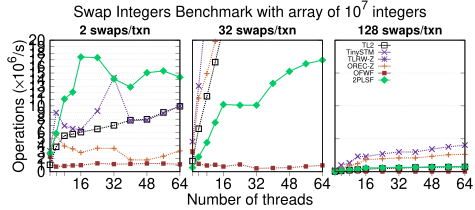

Reproduce this figure in gnuplot.
set term postscript color eps enhanced 22
set output "sps-integer-cervino.eps"

set size 0.95,0.6

X=0.1
W=0.26
M=0.025

load "styles.inc"

set tmargin 11.8
set bmargin 2.5

set multiplot layout 1,3

unset key

set grid ytics

set xtics ("" 1, "" 4, "" 8, 16, 32, 48, 64) nomirror out offset -0.25,0.5
set label at screen 0.5,0.03 center "Number of threads"
set label at screen 0.5,0.57 center "Swap Integers Benchmark with array of 10^{7} integers"

set xrange [1:64]

# First row

set lmargin at screen X
set rmargin at screen X+W

set ylabel offset 1.0,0 "Operations ({/Symbol \264}10^6/s)"
set ytics 1 offset 0.5,0
set format y "%g"
set yrange [0:20]
set grid mytics

set label at graph 0.5,1.075 center font "Helvetica-bold,18" "2 swaps/txn"

set key at graph 0.99,0.99 samplen 1.5

plot \
    '../data/cervino/sps-integer-tl2orig.txt'       using 1:($2/(1e6*2)) with linespoints notitle ls 1  lw 3 dt (1,1), \
    '../data/cervino/sps-integer-tiny.txt'          using 1:($2/(1e6*2)) with linespoints notitle ls 3  lw 3 dt (1,1), \
    '../data/cervino/sps-integer-tlrweager.txt'     using 1:($2/(1e6*2)) with linespoints notitle ls 4  lw 3 dt (1,1), \
    '../data/cervino/sps-integer-oreceager.txt'     using 1:($2/(1e6*2)) with linespoints notitle ls 5  lw 3 dt (1,1), \
    '../data/cervino/sps-integer-ofwf.txt'          using 1:($2/(1e6*2)) with linespoints notitle ls 7  lw 3 dt (1,1), \
    '../data/cervino/sps-integer-2plundodistsf.txt' using 1:($2/(1e6*2)) with linespoints notitle ls 10 lw 3 dt 1

set mytics 1
set grid nomytics

unset ylabel
set ytics format ""

set lmargin at screen X+(W+M)
set rmargin at screen X+(W+M)+W

unset label

set ytics 1 offset 0.5,0
set yrange [0:1]
set style textbox opaque noborder fillcolor rgb "white"
set label at first 1,25 front boxed left offset -0.5,0 "25"
set label at graph 0.5,1.075 center font "Helvetica-bold,18" "32 swaps/txn"

plot \
    '../data/cervino/sps-integer-tl2orig.txt'       using 1:($3/(1e6*32)) with linespoints notitle ls 1  lw 3 dt (1,1), \
    '../data/cervino/sps-integer-tiny.txt'          using 1:($3/(1e6*32)) with linespoints notitle ls 3  lw 3 dt (1,1), \
    '../data/cervino/sps-integer-tlrweager.txt'     using 1:($3/(1e6*32)) with linespoints notitle ls 4  lw 3 dt (1,1), \
    '../data/cervino/sps-integer-oreceager.txt'     using 1:($3/(1e6*32)) with linespoints notitle ls 5  lw 3 dt (1,1), \
    '../data/cervino/sps-integer-ofwf.txt'          using 1:($3/(1e6*32)) with linespoints notitle ls 7  lw 3 dt (1,1), \
    '../data/cervino/sps-integer-2plundodistsf.txt' using 1:($3/(1e6*32)) with linespoints notitle ls 10 lw 3 dt 1


set lmargin at screen X+2*(W+M)
set rmargin at screen X+2*(W+M)+W

unset label
set ytics 1 offset 0.5,0
set yrange [0:4]
set style textbox opaque noborder fillcolor rgb "white"
set label at first 1,60 front boxed left offset -0.5,0 "60"
set label at graph 0.5,1.075 center font "Helvetica-bold,18" "128 swaps/txn"

plot \
    '../data/cervino/sps-integer-tl2orig.txt'       using 1:($4/(1e6*128)) with linespoints notitle ls 1  lw 3 dt (1,1), \
    '../data/cervino/sps-integer-tiny.txt'          using 1:($4/(1e6*128)) with linespoints notitle ls 3  lw 3 dt (1,1), \
    '../data/cervino/sps-integer-tlrweager.txt'     using 1:($4/(1e6*128)) with linespoints notitle ls 4  lw 3 dt (1,1), \
    '../data/cervino/sps-integer-oreceager.txt'     using 1:($4/(1e6*128)) with linespoints notitle ls 5  lw 3 dt (1,1), \
    '../data/cervino/sps-integer-ofwf.txt'          using 1:($4/(1e6*128)) with linespoints notitle ls 7  lw 3 dt (1,1), \
    '../data/cervino/sps-integer-2plundodistsf.txt' using 1:($4/(1e6*128)) with linespoints notitle ls 10 lw 3 dt 1



unset tics
unset border
unset xlabel
unset ylabel
unset label
set key at screen 0.79,0.48 samplen 2.0 font ",10" noinvert width 1
plot [][0:1] \
    2 with linespoints title 'TL2'           ls 1, \
    2 with linespoints title 'TinySTM'       ls 3, \
    2 with linespoints title 'TLRW-Z'        ls 4, \
    2 with linespoints title 'OREC-Z'        ls 5, \
    2 with linespoints title 'OFWF'          ls 7, \
    2 with linespoints title '2PLSF'         ls 10
#    2 with linespoints title 'TL2-Undo'      ls 2, \
    2 with linespoints title '2PL-U-Dist'    ls 9, \
    2 with linespoints title 'TL2-Z'         ls 3, \
    2 with linespoints title 'orec-lazy-Z'   ls 6, \
    2 with linespoints title '2PL-U'         ls 8, \
	
unset multiplot
    
